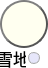
               <widget class="QWidget" name="snowBrush" native="true">
                <property name="minimumSize">
                 <size>
                  <width>48</width>
                  <height>68</height>
                 </size>
                </property>
                <property name="maximumSize">
                 <size>
                  <width>48</width>
                  <height>68</height>
                 </size>
                </property>
                <property name="styleSheet">
                 <string notr="true">background: transparent;</string>
                </property>
                <layout class="QVBoxLayout" name="verticalLayout_26">
                 <property name="leftMargin">
                  <number>0</number>
                 </property>
                 <property name="topMargin">
                  <number>0</number>
                 </property>
                 <property name="rightMargin">
                  <number>0</number>
                 </property>
                 <property name="bottomMargin">
                  <number>0</number>
                 </property>
                 <item>
                  <widget class="QPushButton" name="snowIcon">
                   <property name="sizePolicy">
                    <sizepolicy hsizetype="Fixed" vsizetype="Fixed">
                     <horstretch>0</horstretch>
                     <verstretch>0</verstretch>
                    </sizepolicy>
                   </property>
                   <property name="minimumSize">
                    <size>
                     <width>48</width>
                     <height>48</height>
                    </size>
                   </property>
                   <property name="maximumSize">
                    <size>
                     <width>48</width>
                     <height>48</height>
                    </size>
                   </property>
                   <property name="styleSheet">
                    <string notr="true">border: 2px solid #555;
border-radius: 24px;
border-style: outset;
background-color: #FFFFF0;</string>
                   </property>
                   <property name="text">
                    <string/>
                   </property>
                   <property name="icon">
                    <iconset>
                     <normaloff>resource/icon/snow.png</normaloff>resource/icon/snow.png</iconset>
                   </property>
                   <property name="iconSize">
                    <size>
                     <width>36</width>
                     <height>36</height>
                    </size>
                   </property>
                  </widget>
                 </item>
                 <item>
                  <widget class="QWidget" name="snowLabel" native="true">
                   <property name="minimumSize">
                    <size>
                     <width>40</width>
                     <height>20</height>
                    </size>
                   </property>
                   <property name="maximumSize">
                    <size>
                     <width>40</width>
                     <height>20</height>
                    </size>
                   </property>
                   <layout class="QHBoxLayout" name="horizontalLayout_11">
                    <property name="leftMargin">
                     <number>0</number>
                    </property>
                    <property name="topMargin">
                     <number>0</number>
                    </property>
                    <property name="rightMargin">
                     <number>0</number>
                    </property>
                    <property name="bottomMargin">
                     <number>0</number>
                    </property>
                    <item>
                     <widget class="QLabel" name="snowText">
                      <property name="minimumSize">
                       <size>
                        <width>26</width>
                        <height>20</height>
                       </size>
                      </property>
                      <property name="maximumSize">
                       <size>
                        <width>26</width>
                        <height>20</height>
                       </size>
                      </property>
                      <property name="font">
                       <font>
                        <pointsize>13</pointsize>
                        <weight>50</weight>
                        <bold>false</bold>
                       </font>
                      </property>
                      <property name="text">
                       <string>雪地</string>
                      </property>
                      <property name="alignment">
                       <set>Qt::AlignCenter</set>
                      </property>
                     </widget>
                    </item>
                    <item>
                     <widget class="QLabel" name="snowColor">
                      <property name="sizePolicy">
                       <sizepolicy hsizetype="Preferred" vsizetype="Preferred">
                        <horstretch>0</horstretch>
                        <verstretch>0</verstretch>
                       </sizepolicy>
                      </property>
                      <property name="minimumSize">
                       <size>
                        <width>12</width>
                        <height>12</height>
                       </size>
                      </property>
                      <property name="maximumSize">
                       <size>
                        <width>12</width>
                        <height>12</height>
                       </size>
                      </property>
                      <property name="font">
                       <font>
                        <pointsize>13</pointsize>
                        <weight>50</weight>
                        <bold>false</bold>
                       </font>
                      </property>
                      <property name="styleSheet">
                       <string notr="true">border: 1px solid #AAA;
border-radius: 6px;
border-style: solid;
background-color: #E6E6FA;</string>
                      </property>
                      <property name="text">
                       <string/>
                      </property>
                      <property name="alignment">
                       <set>Qt::AlignCenter</set>
                      </property>
                     </widget>
                    </item>
                   </layout>
                  </widget>
                 </item>
                </layout>
               </widget>
